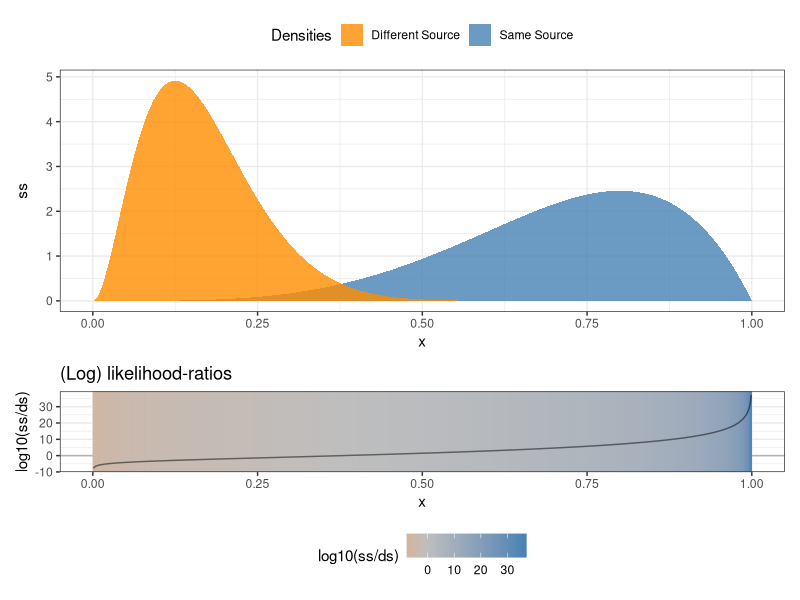
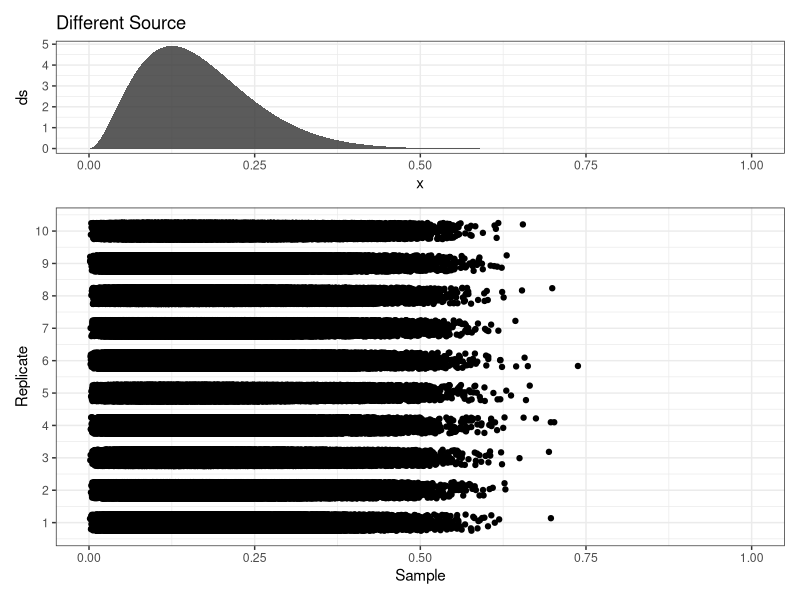
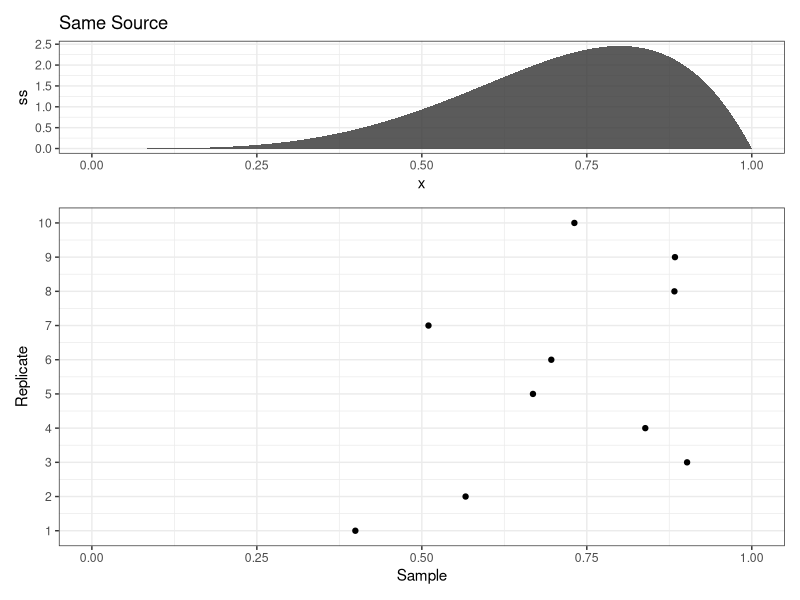
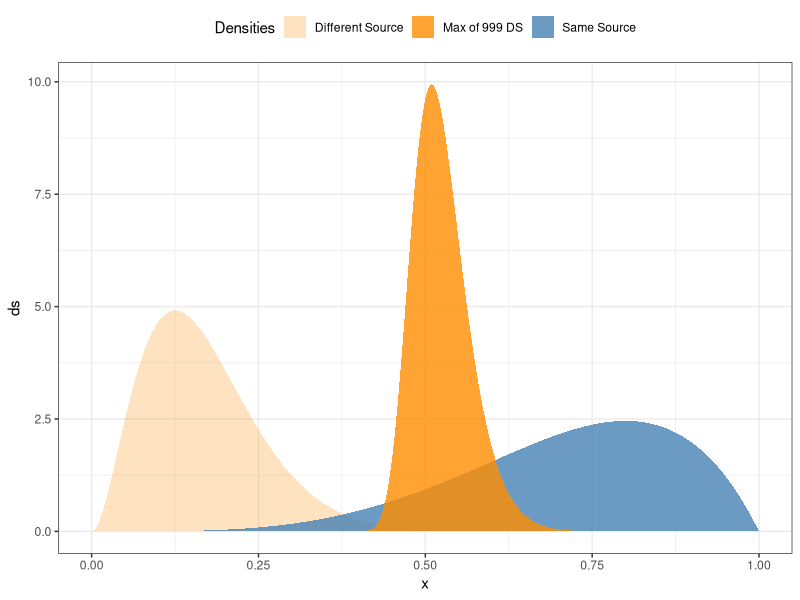
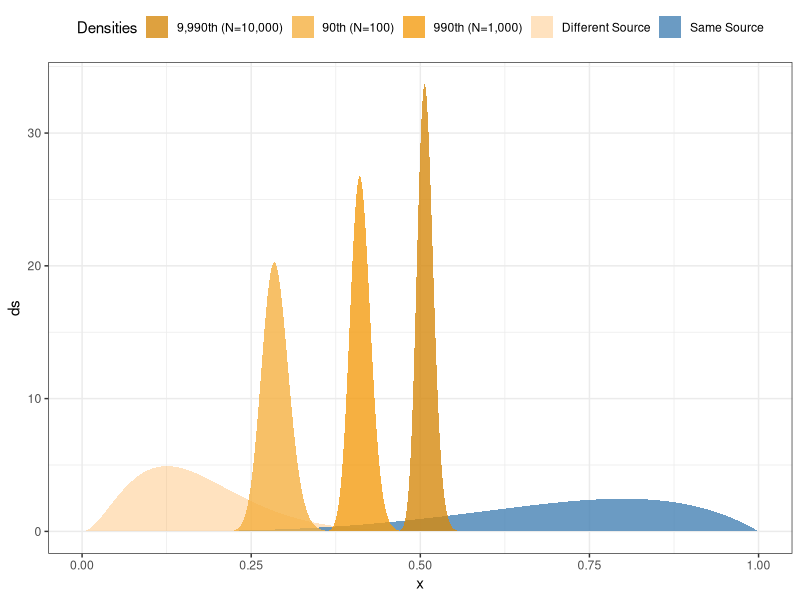
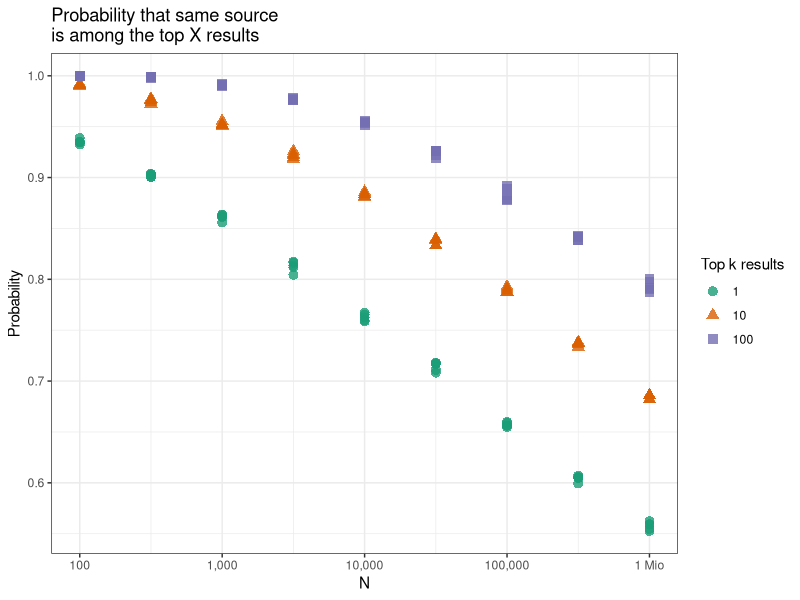

Reproduce these figures in R, in order.
## ---- chunk 1
library(tidyverse)
library(patchwork)
theme_set(theme_bw())
knitr::opts_chunk$set(echo = F, 
                      eval = T, 
                      fig.path="./figures/", # figures are created on the fly, images are pictures like the stimuli
                      fig.env="figure*", 
                      fig.align = "center",
                      out.width = "50%",
                      fig.width = 5,
                      fig.height = 5,
                      dpi = 72, # we can set the resolution up to 300 later.
                      cache = F) 
## ---- chunk 2
ds_alpha <- 3
ds_beta <- 15
# 
ss_alpha <- 5
ss_beta <- 2


ds_sample <- function(n) {
  rbeta(n, shape1 = ds_alpha, shape2 = ds_beta)
}

ss_sample <- function(n) {
  rbeta(n, shape1 = ss_alpha, shape2 = ss_beta)
}

ds_density <- function(x = seq(0,1,length=101)) {
  # density of the different source distribution of scores
  dbeta(x, shape1 = ds_alpha, shape2 = ds_beta)
}

ss_density <- function(x = seq(0,1,length=101)) {
  dbeta(x, shape1 = ss_alpha, shape2 = ss_beta)
}

ds_prob <- function(x, greater=FALSE) {
  # P(X <= x) if greater is FALSE
  # P(X > x) if greater is TRUE
  pbeta(x, shape1 = ds_alpha, shape2 = ds_beta, lower.tail = !greater)
}

ss_prob <- function(x, greater=FALSE) {
  pbeta(x, shape1 = ss_alpha, shape2 = ss_beta, lower.tail = !greater)
}

ds_max_n_density <- function(x = seq(0,1,length=101), n) {
  n*ds_prob(x)^(n-1)*ds_density(x)
}

ds_kth_n_density <- function(x = seq(0,1,length=101), k, n) {
  prob <- ds_prob(x)
  ds_density(x)*n*dbinom(k-1, size=n-1, prob=prob) 
}

ds_kth_n_prob <- function(x, k, n, greater=FALSE) {
  1 - pbinom(k-1,size= n, prob=ds_prob(x, greater=FALSE), lower.tail = !greater)
}

# inverse sampling scheme
inv_sample <- function(n, distribution) {
  # distribution is a list of vectors X and F_X 
  # we sample from a uniform distribution and return X corresponding to F_X
  u <- runif(n)
  approx(x=distribution[[2]], y=distribution[[1]], xout=u, ties = "ordered")$y
}
## ---- chunk 3
densities_data <- data.frame(
  x = seq(0,1,length=1001)
) %>% mutate(
  ss = ss_density(x),
  ds = ds_density(x),
  ds_max = ds_max_n_density(x, n=999),
  ds_90 = ds_kth_n_density(x, 90, 99),
  ds_990 = ds_kth_n_density(x, 990, 999),
  ds_9990 = ds_kth_n_density(x, 9990, 9999)
)
## ---- chunk 4
#| label: fig-densities
#| fig-cap: Densities (top) and likelihood ratios (bottom) of the scores of Same-source and Different-source comparisons. 
#| fig-height: 5
#| out-width: 80%

gg_dens <- densities_data %>% 
  filter(ds < 10) %>% 
  ggplot(aes(x = x)) + 
  geom_polygon(aes(y = ss, fill="Same Source"), alpha = 0.8) + 
  geom_polygon(aes(y = ds, fill="Different Source"), alpha = 0.8) +
  scale_fill_manual("Densities", values=c("darkorange", "steelblue")) +
  theme(legend.position = "top") 

gg_lr <- densities_data %>% 
  ggplot(aes(x = x)) + 
  geom_hline(yintercept = 0, colour = "grey70") + 
  geom_vline(aes(xintercept=x, colour = log10(ss/ds))) +
  geom_line(aes(y = log10(ss/ds)), alpha = 0.5) +
  scale_colour_gradient2(low="darkorange", high="steelblue", mid = "grey", midpoint = 0,
                         na.value = NA)+
  theme(legend.position = "bottom") + 
  ggtitle ("(Log) likelihood-ratios")

gg_dens/gg_lr + plot_layout(heights = c(3,1))
## ---- chunk 5
#| label: fig-sample
#| fig-cap: Ten replicates with 999 samples from the different source density (left) and one sample each from the same-source density (right)
#| fig-subcap: 
#|   - Different Source
#|   - Same Source
#| out-width: 50%
#| layout-nrow: 1
gg_ds <- densities_data %>% 
  ggplot(aes(x = x)) + 
  geom_polygon(aes(y = ds), alpha = 0.8) + 
  xlim(c(0,1)) +
  ggtitle("Different Source")

gg_ss <- densities_data %>% 
  ggplot(aes(x = x)) + 
  geom_polygon(aes(y = ss), alpha = 0.8) + 
  xlim(c(0,1)) +
  ggtitle("Same Source")

N <- 100000
ds_samples <-  data.frame(Replicate=rep(1:10, each=N), Sample=ds_sample(N*10)) 

gg_samples_ds <- ds_samples %>% 
  ggplot(aes(x = Sample, y = Replicate)) + 
  geom_jitter(height = .25) +
  xlim(c(0,1)) +
  scale_y_continuous(breaks=1:10)

ss_samples <- data.frame(Replicate=1:10, Sample = ss_sample(10)) 


gg_samples_ss <- ss_samples %>% 
  ggplot(aes(x = Sample, y = Replicate)) + geom_point() +
  xlim(c(0,1)) +
  scale_y_continuous(breaks=1:10)


ds <- (gg_ds/gg_samples_ds)  + plot_layout(heights = c(1,3))
ss <- (gg_ss/gg_samples_ss) + plot_layout(heights = c(1,3))
ds
ss
## ---- chunk 6
#| label: fig-densities-screening
#| fig-cap: Densities of the scores of Same-source and Different-source comparisons change considerably when we screen a database. 
#| fig-height: 5
#| out-width: 80%
gg_dens <- densities_data %>% 
  ggplot(aes(x = x)) + 
  geom_polygon(aes(y = ds, fill="Different Source", alpha = "Different Source")) +
  geom_polygon(aes(y = ss, fill="Same Source", alpha ="Same Source")) + 
  geom_polygon(aes(y = ds_max, fill="Max of 999 DS", alpha ="Max of 999 DS")) +
  scale_fill_manual("Densities", values=c("darkorange", "darkorange", "steelblue")) +
  scale_alpha_manual("Densities", values=c(0.25, 0.8, 0.8)) +
  theme(legend.position = "top") + xlim(c(0,1)) 


gg_dens
## ---- chunk 7
#| label: fig-densities-topk
#| fig-cap: Densities of Same-source and Different-source and top ten
#| fig-height: 5
#| out-width: 80%
gg_dens <- densities_data %>% 
  ggplot(aes(x = x)) + 
  geom_polygon(aes(y = ds, fill="Different Source", alpha = "Different Source")) +
  geom_polygon(aes(y = ss, fill="Same Source", alpha ="Same Source")) + 
  geom_polygon(aes(y = ds_90, fill="90th (N=100)", alpha ="90th (N=100)")) +
  geom_polygon(aes(y = ds_990, fill="990th (N=1,000)", alpha ="990th (N=1,000)")) +
  geom_polygon(aes(y = ds_9990, fill="9,990th (N=10,000)", alpha ="9,990th (N=10,000)")) +
    scale_fill_manual("Densities", values=rev(c("steelblue", "darkorange", "#f39c12","#f5b041", "#d68910"))) +
  scale_alpha_manual("Densities", values=rev(c(0.8, 0.25,  0.8, 0.8, 0.8))) +
  theme(legend.position = "top") + xlim(c(0,1)) 


gg_dens
## ---- chunk 8
#| label: fig-in-top-k
#| fig-cap: "Probability that (a single) same source result is in the top k results of a data base search. N is the number of search items considered (generally defined by the size of the data base). Each search combination was simulated five times to allow for an assessment of the simulation variability. Here, each of the probabilities is based on a sample of size 10,000, which keeps the simulation variability low except in extreme distributional assumptions for same-source and different-source densities."
dframe <- data.frame(expand.grid(N = round(10^((4:12)/2)), rep=1:5, top=10^(0:2), B=10^4))

dframe <- dframe %>% mutate(
  prob = purrr::pmap_dbl(.l=list(N, top, B), .f = function(.N, .top, .B) {
    x = seq(0,1,length=1001)
    score_ds_990 <- inv_sample(
      .B, 
      distribution = list(x, 
                          y = ds_kth_n_prob(x, .N-.top+1, .N)))
    score_ss <- ss_sample(.B)
    mean(score_ss > score_ds_990)
  })
)

dframe %>% 
  ggplot(aes(x = N, y=prob, colour = factor(top), shape=factor(top))) +
  geom_point(size=3, alpha = 0.8) + 
  scale_x_log10(breaks = 10^(2:6), labels=c("100", "1,000", "10,000", "100,000", "1 Mio")) +
  ggtitle("Probability that same source\nis among the top X results") +
  ylab("Probability") +
  scale_color_brewer("Top k results", palette = "Dark2") +
  scale_shape_discrete("Top k results")

